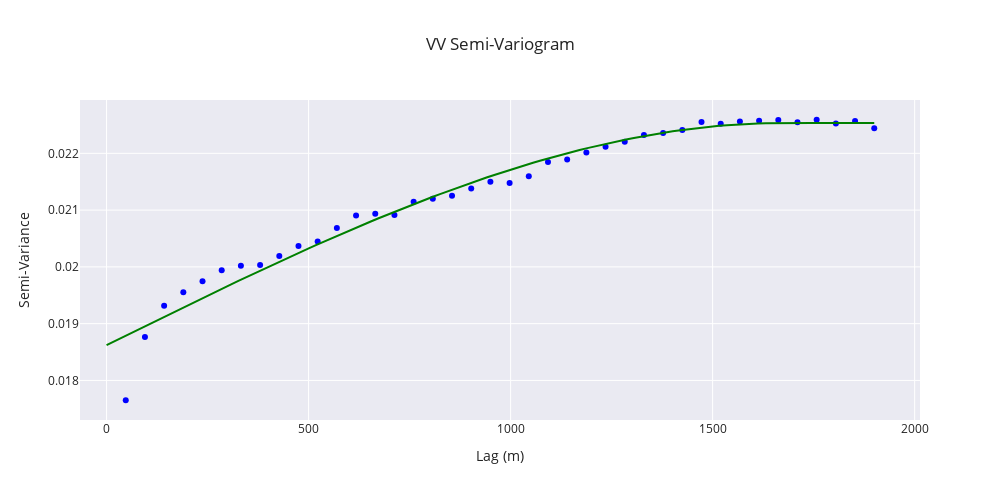

The cell this chart's notebook holds for it:
### Code cell
import skgstat as skg
from plotly.subplots import make_subplots
import plotly.graph_objects as go
from skgstat.plotting import backend
# from skgstat.plotting import backend
backend('plotly')

fig = make_subplots(rows=1, cols=1)

V = skg.Variogram(coordinates=coords, values=values, estimator = 'matheron', use_nugget = True, n_lags = 40, maxlag = 1900)

V.plot(axes = fig, show = False, hist =False)

fig.update_layout(
    title = 'VV Semi-Variogram',
    yaxis_title="Semi-Variance",
    xaxis_title = 'Lag (m)',
    width=1000,
    height=500,
    template='seaborn',
    showlegend=False)
